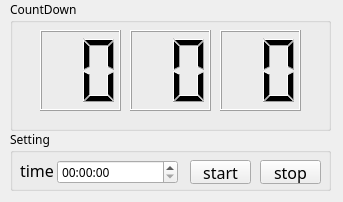
<?xml version="1.0" encoding="UTF-8"?>
<ui version="4.0">
 <class>Widget</class>
 <widget class="QWidget" name="Widget">
  <property name="geometry">
   <rect>
    <x>0</x>
    <y>0</y>
    <width>343</width>
    <height>202</height>
   </rect>
  </property>
  <property name="windowTitle">
   <string>Widget</string>
  </property>
  <widget class="QGroupBox" name="groupBox_2">
   <property name="geometry">
    <rect>
     <x>10</x>
     <y>0</y>
     <width>321</width>
     <height>131</height>
    </rect>
   </property>
   <property name="font">
    <font>
     <family>Kristen ITC</family>
    </font>
   </property>
   <property name="title">
    <string>CountDown</string>
   </property>
   <widget class="QLCDNumber" name="lcdHour">
    <property name="geometry">
     <rect>
      <x>30</x>
      <y>30</y>
      <width>81</width>
      <height>81</height>
     </rect>
    </property>
    <property name="font">
     <font>
      <family>Kristen ITC</family>
      <pointsize>6</pointsize>
     </font>
    </property>
    <property name="digitCount">
     <number>2</number>
    </property>
   </widget>
   <widget class="QLCDNumber" name="lcdMinute">
    <property name="geometry">
     <rect>
      <x>120</x>
      <y>30</y>
      <width>81</width>
      <height>81</height>
     </rect>
    </property>
    <property name="font">
     <font>
      <family>Kristen ITC</family>
      <pointsize>6</pointsize>
     </font>
    </property>
    <property name="digitCount">
     <number>2</number>
    </property>
   </widget>
   <widget class="QLCDNumber" name="lcdSecond">
    <property name="geometry">
     <rect>
      <x>210</x>
      <y>30</y>
      <width>81</width>
      <height>81</height>
     </rect>
    </property>
    <property name="font">
     <font>
      <family>Kristen ITC</family>
      <pointsize>6</pointsize>
     </font>
    </property>
    <property name="digitCount">
     <number>2</number>
    </property>
   </widget>
  </widget>
  <widget class="QGroupBox" name="groupBox">
   <property name="geometry">
    <rect>
     <x>10</x>
     <y>130</y>
     <width>321</width>
     <height>61</height>
    </rect>
   </property>
   <property name="font">
    <font>
     <family>Kristen ITC</family>
    </font>
   </property>
   <property name="title">
    <string>Setting</string>
   </property>
   <widget class="QPushButton" name="btnStart">
    <property name="geometry">
     <rect>
      <x>180</x>
      <y>30</y>
      <width>61</width>
      <height>24</height>
     </rect>
    </property>
    <property name="font">
     <font>
      <family>Kristen ITC</family>
      <pointsize>12</pointsize>
     </font>
    </property>
    <property name="text">
     <string>start</string>
    </property>
   </widget>
   <widget class="QPushButton" name="btnStop">
    <property name="geometry">
     <rect>
      <x>250</x>
      <y>30</y>
      <width>61</width>
      <height>24</height>
     </rect>
    </property>
    <property name="font">
     <font>
      <family>Kristen ITC</family>
      <pointsize>12</pointsize>
     </font>
    </property>
    <property name="text">
     <string>stop</string>
    </property>
   </widget>
   <widget class="QLabel" name="label">
    <property name="geometry">
     <rect>
      <x>10</x>
      <y>30</y>
      <width>41</width>
      <height>21</height>
     </rect>
    </property>
    <property name="font">
     <font>
      <family>Kristen ITC</family>
      <pointsize>12</pointsize>
     </font>
    </property>
    <property name="frameShape">
     <enum>QFrame::NoFrame</enum>
    </property>
    <property name="text">
     <string>time</string>
    </property>
   </widget>
   <widget class="QTimeEdit" name="timeEdit">
    <property name="geometry">
     <rect>
      <x>47</x>
      <y>30</y>
      <width>121</width>
      <height>24</height>
     </rect>
    </property>
    <property name="time">
     <time>
      <hour>0</hour>
      <minute>0</minute>
      <second>0</second>
     </time>
    </property>
   </widget>
  </widget>
 </widget>
 <resources/>
 <connections/>
</ui>
